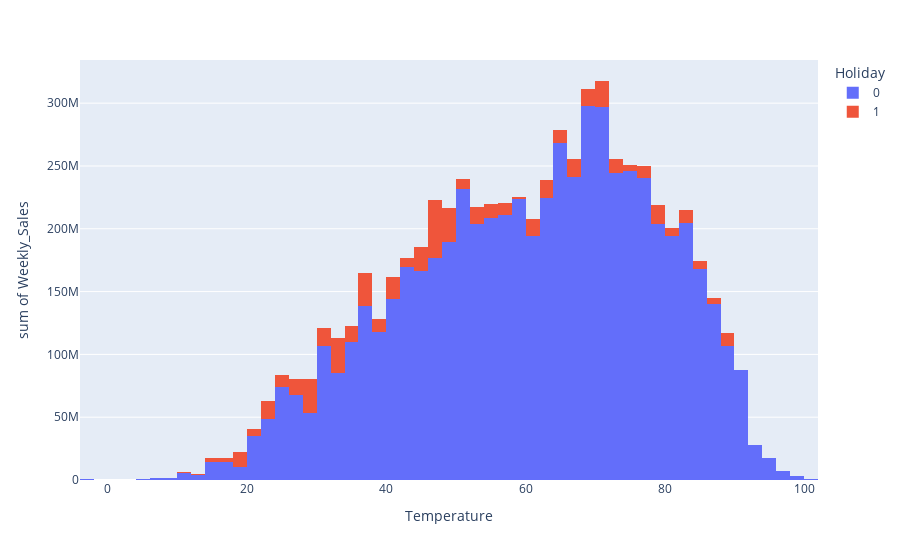

The code cell stored with this chart in its notebook:
### Markdown cell above
#### Step 5 - Exploratory Data Analysis

### Code cell
# Correlating the tempratue and weekly sales
temp_sale = px.histogram(df, x='Temperature', y ='Weekly_Sales',color='Holiday')
temp_sale.show()

### Figure 1 — Plotly figure (JSON) as saved in the notebook; plotly's stock layout.template omitted (floating-point values rounded to 4 significant figures; data arrays with more than 128 entries replaced by an {"elided": "..."} marker saying what was removed)
{"data": [{"alignmentgroup": "True", "bingroup": "x", "histfunc": "sum", "hovertemplate": "Holiday=0<br>Temperature=%{x}<br>sum of Weekly_Sales=%{y}<extra></extra>", "legendgroup": "0", "marker": {"color": "#636efa", "pattern": {"shape": ""}}, "name": "0", "offsetgroup": "0", "orientation": "v", "showlegend": true, "type": "histogram", "x": {"elided": "5985 float values"}, "xaxis": "x", "y": {"elided": "5985 float values"}, "yaxis": "y"}, {"alignmentgroup": "True", "bingroup": "x", "histfunc": "sum", "hovertemplate": "Holiday=1<br>Temperature=%{x}<br>sum of Weekly_Sales=%{y}<extra></extra>", "legendgroup": "1", "marker": {"color": "#EF553B", "pattern": {"shape": ""}}, "name": "1", "offsetgroup": "1", "orientation": "v", "showlegend": true, "type": "histogram", "x": {"elided": "450 float values"}, "xaxis": "x", "y": {"elided": "450 float values"}, "yaxis": "y"}], "layout": {"barmode": "relative", "legend": {"title": {"text": "Holiday"}, "tracegroupgap": 0}, "margin": {"t": 60}, "xaxis": {"anchor": "y", "domain": [0, 1], "title": {"text": "Temperature"}}, "yaxis": {"anchor": "x", "domain": [0, 1], "title": {"text": "sum of Weekly_Sales"}}}}
